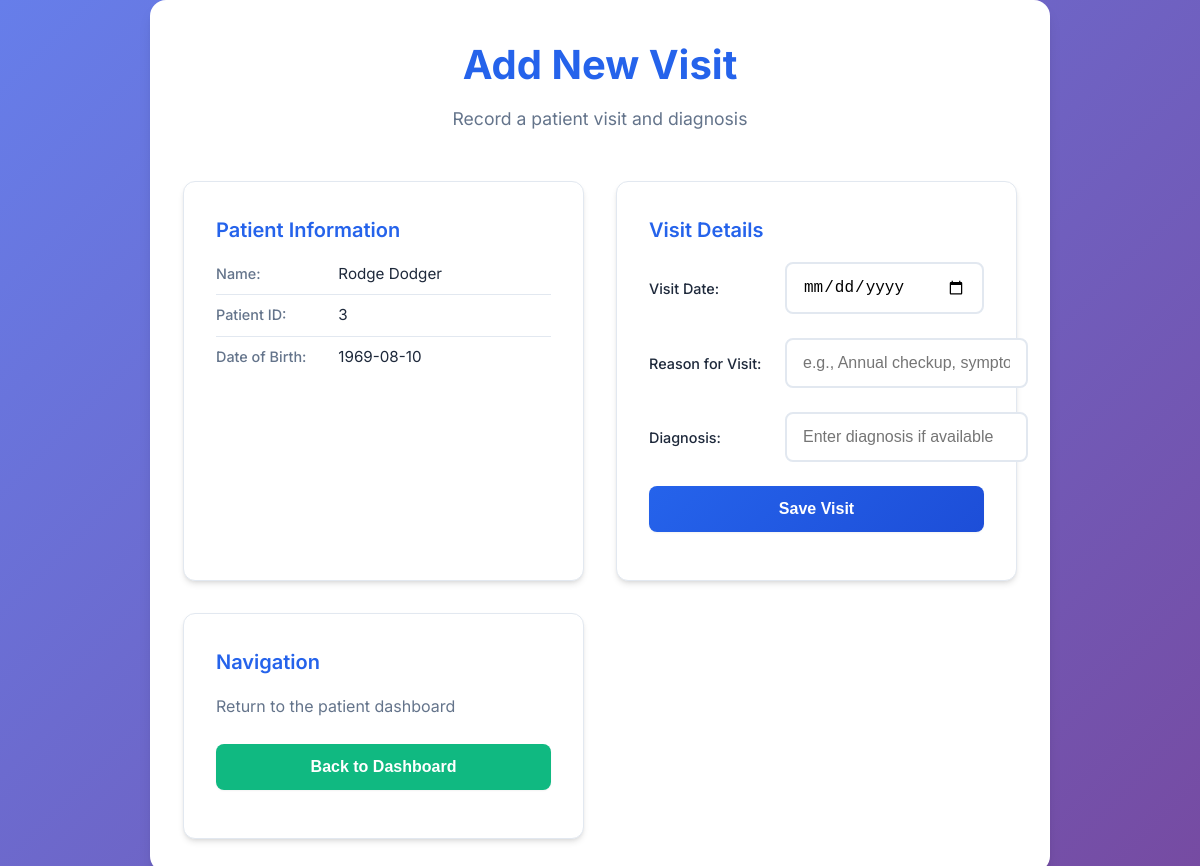
/doctor/add_visit.php?patient_id=3 (signed in), run on the app's committed database.
### tables this page shows
CREATE TABLE PATIENT_INFO (
    patient_id INT AUTO_INCREMENT PRIMARY KEY,
    first_name VARCHAR(50) NOT NULL,
    last_name VARCHAR(50) NOT NULL,
    date_of_birth DATE NOT NULL,
    gender VARCHAR(20) NOT NULL,
    phone_number VARCHAR(20) NOT NULL,
    contact_email VARCHAR(100) UNIQUE NOT NULL,
    address VARCHAR(200) NOT NULL,
    emergency_contact_name VARCHAR(100) NOT NULL,
    emergency_contact_number VARCHAR(20) NOT NULL,
    marital_status ENUM('Single', 'Married', 'Divorced', 'Widowed','Seperated'),
    ethnicity VARCHAR(50) NOT NULL
);

### doctor/add_visit.php (the view, shortened to what this page needs)
<?php
include '../includes/db.php';
$patient_id = isset($_GET['patient_id']) ? (int)$_GET['patient_id'] : 0;
$patient = null;
if ($patient_id) {
    $p = $conn->prepare("SELECT patient_id, first_name, last_name, date_of_birth FROM PATIENT_INFO WHERE patient_id = ?");
    $p->bind_param("i", $patient_id);
    $p->execute();
    $patient = $p->get_result()->fetch_assoc();
}
?>
<!DOCTYPE html>
<html lang="en">
<head>
    <link rel="stylesheet" href="../css/styles.css">
</head>
<body>
    <div class="dashboard-container">
        <div class="dashboard-header">
            <h1>Add New Visit</h1>
            <p>Record a patient visit and diagnosis</p>
        </div>
        <div class="dashboard-grid">
            <?php if ($patient): ?>
            <div class="dashboard-card">
                <h3>Patient Information</h3>
                <div class="table-card-row">
                    <div class="table-card-label">Name:</div>
                    <div class="table-card-value"><?php echo htmlspecialchars($patient['first_name'].' '.$patient['last_name']); ?></div>
                </div>
                <div class="table-card-row">
                    <div class="table-card-label">Patient ID:</div>
                    <div class="table-card-value"><?php echo (int)$patient['patient_id']; ?></div>
                </div>
                <div class="table-card-row">
                    <div class="table-card-label">Date of Birth:</div>
                    <div class="table-card-value"><?php echo htmlspecialchars($patient['date_of_birth']); ?></div>
                </div>
            </div>
            <?php endif; ?>
            <div class="dashboard-card">
                <h3>Visit Details</h3>
                <form method="POST">
                    <div class="form-row">
                        <label for="visit_date">Visit Date:</label>
                        <input type="date" id="visit_date" name="visit_date" required>
                    </div>
                    <div class="form-row">
                        <label for="visit_reason">Reason for Visit:</label>
                        <input type="text" id="visit_reason" name="visit_reason" required placeholder="e.g., Annual checkup, symptoms">
                    </div>
                    <div class="form-row">
                        <label for="diagnosis">Diagnosis:</label>
                        <input type="text" id="diagnosis" name="diagnosis" placeholder="Enter diagnosis if available">
                    </div>
                    <button type="submit">Save Visit</button>
                </form>
            </div>
            <div class="dashboard-card">
                <h3>Navigation</h3>
                <p>Return to the patient dashboard</p>
                <a href="view_patient.php">
                    <button style="background: var(--secondary-color);">Back to Dashboard</button>
                </a>
            </div>
        </div>
    </div>
</body>
</html>

### css/styles.css (style rules this page uses)
:root { --primary-color: #2563eb; --primary-dark: #1d4ed8; --secondary-color: #10b981; --accent-color: #f59e0b; --background-color: #f8fafc; --surface-color: #ffffff; --text-primary: #1e293b; --text-secondary: #64748b; --border-color: #e2e8f0; --error-color: #ef4444; --success-color: #10b981; --shadow-sm: 0 1px 2px 0 rgb(0 0 0 / 0.05); --shadow-md: 0 4px 6px -1px rgb(0 0 0 / 0.1), 0 2px 4px -2px rgb(0 0 0 / 0.1); --shadow-lg: 0 10px 15px -3px rgb(0 0 0 / 0.1), 0 4px 6px -4px rgb(0 0 0 / 0.1); --shadow-xl: 0 20px 25px -5px rgb(0 0 0 / 0.1), 0 8px 10px -6px rgb(0 0 0 / 0.1); }
* { margin: 0; padding: 0; box-sizing: border-box; }
body { font-family: 'Inter', -apple-system, BlinkMacSystemFont, 'Segoe UI', Roboto, sans-serif; background: linear-gradient(135deg, #667eea 0%, #764ba2 100%); min-height: 100vh; color: var(--text-primary); line-height: 1.6; font-size: 1rem; }
h1 { color: var(--primary-color); font-size: 2rem; font-weight: 600; margin-bottom: 1rem; }
h3 { color: var(--text-primary); font-size: 1.25rem; font-weight: 500; margin-bottom: 0.75rem; }
p { font-size: 1rem; margin-bottom: 0.75rem; }
.form-row { margin-bottom: 1.5rem; display: flex; align-items: center; gap: 1rem; }
.form-row label { min-width: 120px; font-weight: 500; color: var(--text-primary); font-size: 0.9rem; text-align: left; }
.form-row input { flex: 1; max-width: 300px; padding: 0.875rem 1rem; border: 2px solid var(--border-color); border-radius: 8px; font-size: 1rem; transition: all 0.2s ease; background: var(--surface-color); }
button { background: linear-gradient(135deg, var(--primary-color), var(--primary-dark)); color: white; border: none; padding: 0.875rem 2rem; border-radius: 8px; font-size: 1rem; font-weight: 600; cursor: pointer; transition: all 0.2s ease; box-shadow: var(--shadow-sm); width: 100%; margin-bottom: 1rem; }
.table-card-row { display: grid; grid-template-columns: 1fr 2fr; gap: 1rem; margin-bottom: 0.5rem; padding-bottom: 0.5rem; border-bottom: 1px solid var(--border-color); }
.table-card-row:last-child { border-bottom: none; margin-bottom: 0; padding-bottom: 0; }
.table-card-label { font-weight: 500; color: var(--text-secondary); font-size: 0.9rem; }
.table-card-value { color: var(--text-primary); font-size: 0.95rem; }
.dashboard-container { max-width: 500px; margin-top: 15px; padding: 1rem; background: var(--surface-color); border-radius: 16px; box-shadow: var(--shadow-lg); border: 1px solid rgba(255, 255, 255, 0.2); }
.dashboard-header { text-align: center; margin-bottom: 3rem; }
.dashboard-header h1 { color: var(--primary-color); font-size: 2.5rem; font-weight: 700; margin-bottom: 0.5rem; }
.dashboard-header p { color: var(--text-secondary); font-size: 1.1rem; }
.dashboard-grid { display: grid; grid-template-columns: repeat(auto-fit, minmax(300px, 1fr)); gap: 2rem; margin-top: 2rem; width: 100%; max-width: 1200px; margin-left: auto; margin-right: auto; }
.dashboard-card { background: var(--surface-color); border-radius: 12px; padding: 2rem; box-shadow: var(--shadow-md); border: 1px solid var(--border-color); transition: all 0.2s ease; }
.dashboard-card h3 { color: var(--primary-color); margin-bottom: 1rem; font-size: 1.25rem; font-weight: 600; }
.dashboard-card p { color: var(--text-secondary); margin-bottom: 1.5rem; }
.dashboard-container { max-width: 900px; margin: 0 auto; padding: 2rem; }

### data on the page
patient_info: first_name+last_name "Rodge Dodger", patient_id "3", date_of_birth "1969-08-10"
